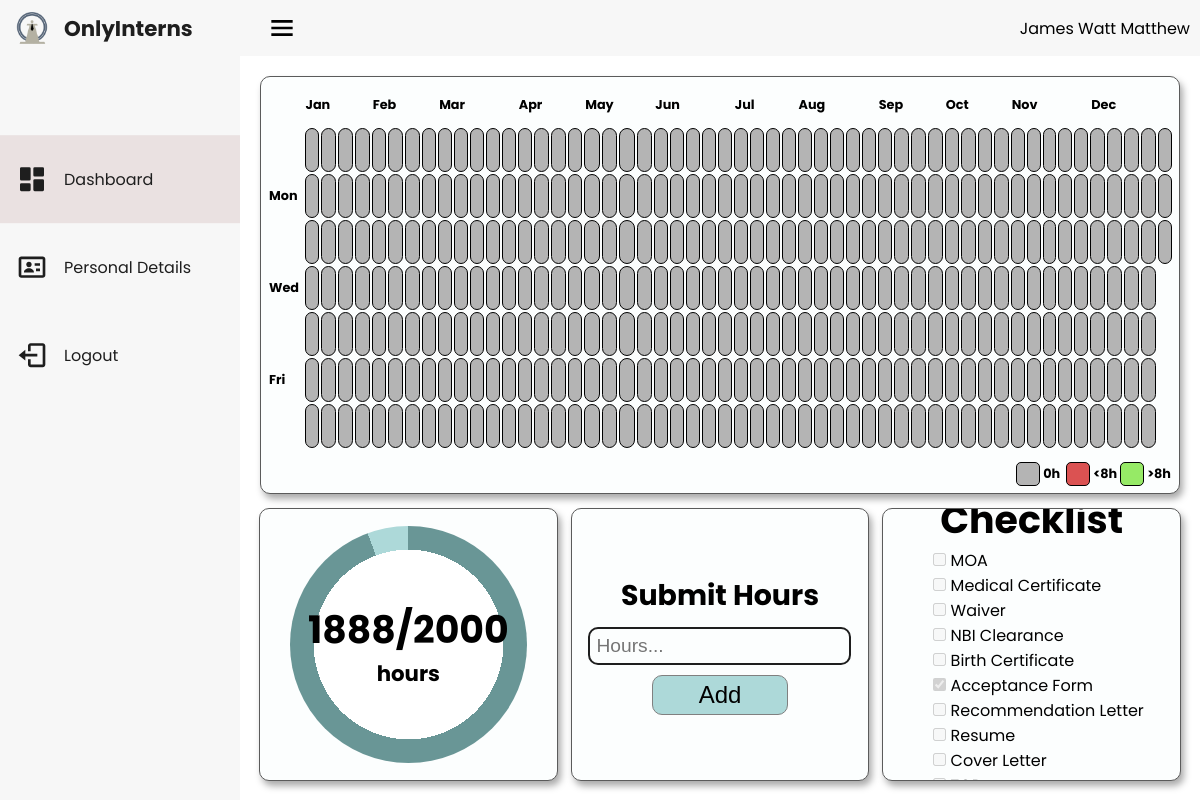
Page /user/php/home.php (signed in) on the committed database.
### tables this page shows
CREATE TABLE IF NOT EXISTS `students` (
  `stud_id` int UNSIGNED NOT NULL AUTO_INCREMENT,
  `first_name` varchar(50) NOT NULL,
  `middle_name` varchar(50) DEFAULT NULL,
  `last_name` varchar(50) NOT NULL,
  `course_year` varchar(20) NOT NULL,
  `classcode` varchar(20) NOT NULL,
  `birthday` date NOT NULL,
  `gender` enum('M','F') NOT NULL,
  `password` varchar(82) NOT NULL,
  `advisor` int UNSIGNED DEFAULT NULL,
  `supervisor` int UNSIGNED DEFAULT NULL,
  `remark` varchar(20) DEFAULT NULL,
  PRIMARY KEY (`stud_id`),
  KEY `advisor` (`advisor`),
  KEY `supervisor` (`supervisor`)
);

CREATE TABLE IF NOT EXISTS `student_checklists` (
  `stud_id` int UNSIGNED NOT NULL,
  `moa` date DEFAULT NULL,
  `medical` date DEFAULT NULL,
  `waiver` date DEFAULT NULL,
  `nbi_clearance` date DEFAULT NULL,
  `birth_certificate` date DEFAULT NULL,
  `acceptance_form` date DEFAULT NULL,
  `recommendation_letter` date DEFAULT NULL,
  `resume` date DEFAULT NULL,
  `cover_letter` date DEFAULT NULL,
  `tor` date DEFAULT NULL,
  PRIMARY KEY (`stud_id`)
);

### user/inc/functions_inc.php (called while the page is built, shortened)
<?php
function idExist($conn, $id) {
    $sql = "SELECT * FROM students WHERE stud_id = ?;";
    $stmt = mysqli_stmt_init($conn);
    if (!mysqli_stmt_prepare($stmt, $sql)) {
        header("location: ../php/login.php?err=stmtFailed");
        exit();
    }
    mysqli_stmt_bind_param($stmt,"i", $id);
    mysqli_stmt_execute($stmt);
    $result = mysqli_stmt_get_result($stmt);
    if ($row = mysqli_fetch_assoc($result)) {
        return $row;
    } else {
        mysqli_stmt_close($stmt);
        return false;
    }
}
function getChecklist($conn, $id) {
    $sql = "SELECT * FROM `student_checklists` WHERE stud_id = ?";
    $stmt = mysqli_stmt_init($conn);
    if (!mysqli_stmt_prepare($stmt, $sql)) {
        header("location: ../php/login.php?err=stmtFailed");
        exit();
    }
    mysqli_stmt_bind_param($stmt, "i", $id);
    mysqli_stmt_execute($stmt);
    $result = mysqli_stmt_get_result($stmt);
    return mysqli_fetch_assoc($result);
}

### user/php/home.php (the view, shortened to what this page needs)
<?php
$userId = $_SESSION["userID"];
require_once(__DIR__ . "/../inc/database_inc.php");
require_once(__DIR__ . "/../inc/functions_inc.php");
require_once(__DIR__ . "/../inc/dashboard_calendar.php");
require_once(__DIR__ . "/../inc/dashboard_progress.php");
require_once(__DIR__ . "/../inc/dashboard_checklist.php");
$userData = idExist($conn, $userId);
?>
<!DOCTYPE html>
<html lang="en">
<head>
    <link rel="stylesheet" href="../css/home.css?<?php echo date('l jS \of F Y h:i:s A'); ?>">
    <link href='https://unpkg.com/boxicons@2.1.4/css/boxicons.min.css' rel='stylesheet'>
</head>
<body class="">
    <div class="sidebar">
        <div class="logo-container-wrapper">
            <a href="../index.php" class="logo-container">
                <img src="../assets/logo/onlyinterns-logo.png" alt="logo">
                <h5>OnlyInterns</h5>
            </a>
        </div>
        <ul>
            <li class="activated">
                <a class="side-menus" href="#">
                    Dashboard
                </a>
            </li>
            <li>
                <a class="side-menus" href="../php/user_details.php">
                    Personal Details
                </a>
            </li>
            <li>
                <a class="side-menus" href="../inc/logout_inc.php">
                    <svg class="bx bx-dashboard" xmlns="http://www.w3.org/2000/svg" viewBox="0 0 24 24">
                        <path d="M16 13v-2H7V8l-5 4 5 4v-3z"></path>
                        <path
                            d="M20 3h-9c-1.103 0-2 .897-2 2v4h2V5h9v14h-9v-4H9v4c0 1.103.897 2 2 2h9c1.103 0 2-.897 2-2V5c0-1.103-.897-2-2-2z">
                        </path>
                    </svg>
                    Logout
                </a>
            </li>
        </ul>
    </div>
    <nav>
        <svg id="menu-icon" xmlns="http://www.w3.org/2000/svg" width="32px" height="32px" viewBox="0 0 24 24">
            <path id="menu-path" d="M4 6h16v2H4zm0 5h16v2H4zm0 5h16v2H4z"></path>
        </svg>
        <span><?php echo $userData["first_name"] . ' ' . $userData["middle_name"] . ' ' . $userData["last_name"]; ?></span>
    </nav>
    <main>
        <div id="calendar">
            <table>
                <tbody>
                    <tr>
                        <th class="label missing" id="label-size"></th>
                        <th id="label-size">0h</th>
                        <th class="label incomplete" id="label-size"></th>
                        <th id="label-size">&lt;8h</th>
                        <th class="label complete" id="label-size"></th>
                        <th id="label-size">&gt;8h</th>
                    </tr>
                </tbody>
            </table>
        </div>
        <div id="hour-progress-widget">
        </div>
        <div id="add-hour-widget">
            <form id="add-hour-form" action="../inc/submit_hours_inc.php" method="post">
                <h4>Submit Hours</h4>
                <input type="number" name="hours" placeholder="Hours..." required>
                <input id="popup-button" type="submit" name="add-hour" value="Add">
            </form>
        </div>
        <div id="checklist-widget">
            <div id="checklist-container">
                <div id="checklist-header">
                    <h3>Checklist</h3>
                </div>
                <div id="checklist-data">
                    <?php
                    generateChecklist();
                    ?>
                </div>
            </div>
        </div>
    </main>
</body>
</html>

### user/inc/dashboard_checklist.php
<?php
function generateChecklist() {
    require("database_inc.php");
    require_once("functions_inc.php");
    $checklist = getChecklist($conn, $_SESSION["userID"]);
    $checkboxMapping = [
        'MOA' => 'moa',
        'Medical Certificate' => 'medical',
        'Waiver' => 'waiver',
        'NBI Clearance' => 'nbi_clearance',
        'Birth Certificate' => 'birth_certificate',
        'Acceptance Form' => 'acceptance_form',
        'Recommendation Letter' => 'recommendation_letter',
        'Resume' => 'resume',
        'Cover Letter' => 'cover_letter',
        'TOR' => 'tor',
    ];
    foreach ($checkboxMapping as $checkboxName => $columnName) {
        echo '<div>';
        echo '<input type="checkbox" name="' . $checkboxName . '" disabled';
        if ($checklist[$columnName] !== null) {
            echo ' checked';
        }
        echo '>';
        echo '<label for="' . $checkboxName . '"> ' . ucfirst($checkboxName) . '</label>';
        echo '</div>';
    }
}
?>

### user/css/home.css (style rules this page uses)
body { font-family: 'Poppins'; font-weight: 400; }
h1, h2, h3, h4, h5 { font-family: 'Poppins'; font-weight: 700; }
html { font-size: 100%; }
h3 { font-size: 2.369rem; }
h4 { font-size: 1.777rem; }
h5 { font-size: 1.333rem; }
p, span { font-size: 1.000rem; }
:root { --text: #1e1e1e; --background: #ffffff; --background-alt: #f7f7f7; --primary: #415d5d; --secondary: #eae1e1; --accent: #699696; --accent-low: #add9d9; --shadow: #aaaaaa; --widget-bg: rgb(252 254 254); --transition1: ease-in; --transition2: cubic-bezier(0.77, 0, 0.175, 1); }
* { margin: 0; }
body { display: grid; grid-template-rows: 56px calc(100vh - 56px); grid-template-columns: 240px 1fr; transition: all 300ms var(--transition2); }
nav { display: flex; align-items: center; justify-content: space-between; background-color: var(--background-alt); padding: 10px; }
nav svg { margin-right: 10px; }
.logo-container-wrapper { height: 56px; display: flex; align-items: center; justify-content: space-between; }
.logo-container { display: flex; align-items: center; text-decoration: none; margin: 0 16px; }
.logo-container > img { height: 32px; width: 32px; }
.logo-container > h5 { color: var(--text); white-space: nowrap; padding: 0 0 0 16px; }
.sidebar { grid-area: 1 / 1 / 3 / 2; height: 100vh; background-color: var(--background-alt); }
ul { list-style-type: none; transform: translateY(30%); padding: 0; }
li { height: 88px; display: flex; align-items: center; overflow-x: hidden; white-space: nowrap; }
li > a { display: flex; align-items: center; text-decoration: none; color: var(--text); transition: all 150ms var(--transition1); }
.bx { height: 32px; width: 32px; fill: var(--text); padding: 0 16px; transition: all 150ms var(--transition1); }
#menu-icon { padding: 0 16px; }
.activated { background-color: var(--secondary); }
main { display: grid; grid-template-columns: 1fr 1fr 1fr; grid-template-rows: 1fr 1fr; padding: 20px; gap: 15px; justify-items: center; align-items: center; overflow: hidden; overflow-y: scroll; }
#calendar { grid-row: span 1; grid-column: span 3; display: flex; flex-direction: column; align-items: end; justify-content: center; background-color: var(--widget-bg); border: 1px solid rgb(91, 91, 91); border-radius: 10px; box-shadow: 3px 5px 7px 0px var(--shadow); }
table { padding: 5px; }
th { height:40px; width:40px; font-size: .8em; text-align: left; }
#label-size { height:20px; width:20px; border-radius: 5px; }
.label { border: 1px solid black; border-radius: 10px; }
.complete { background-color: rgb(150, 234, 102); }
.incomplete { background-color: rgb(219, 82, 82); }
#hour-progress-widget { display: grid; grid-row: 2/3; grid-column: 1/2; grid-template-columns: repeat(4, 1fr); grid-template-rows: repeat(4, 1fr); justify-items: center; align-items: center; height: 100%; width: 100%; background-color: var(--widget-bg); border: 1px solid rgb(91, 91, 91); border-radius: 10px; box-shadow: 3px 5px 7px 0px var(--shadow); }
#add-hour-widget { grid-row: 2/3; grid-column: 2/3; height: 100%; width: 100%; display: flex; justify-content: center; align-items: center; background-color: var(--widget-bg); border: 1px solid rgb(91, 91, 91); border-radius: 10px; box-shadow: 3px 5px 7px 0px var(--shadow); }
#add-hour-form { display: flex; flex-direction: column; justify-content: center; align-items: center; gap: 5px; text-align: center; }
#add-hour-form > input[type="number"] { background-color: rgba(31, 31, 31, 0); border: 2px solid var(--text); border-radius: 10px; font-size: 1.2em; padding: 6px; margin: 5px; }
#popup-button { background-color: var(--accent-low); color: black; border: gray solid 1px; border-radius: 10px; font-size: 1.5em; padding: 5px; width: 50%; }
#checklist-widget { grid-row: 2/3; grid-column: 3/4; height: 100%; width: 100%; display: flex; justify-content: center; align-items: center; flex-direction: column; overflow-x: hidden; background-color: var(--widget-bg); border: 1px solid rgb(91, 91, 91); border-radius: 10px; box-shadow: 3px 5px 7px 0px var(--shadow); }
#checklist-container { height: 100%; width: 100%; display: flex; justify-content: center; align-items: start; flex-direction: column; overflow-y: auto; text-align: center; }
#checklist-header { width: 100%; display: flex; justify-content: center; }
#checklist-data { display: flex; flex-direction: column; justify-content: center; align-items: start; padding-left: 50px }

### rows in the picture
students: first_name "James", middle_name "Watt", last_name "Matthew"
student_checklists: acceptance_form "☑"

### other values in the picture
date('M', mktime(0, 0, 0, $curr_month, 1)) "Jan"
date('M', mktime(0, 0, 0, $curr_month, 1)) "Feb"
date('M', mktime(0, 0, 0, $curr_month, 1)) "Mar"
date('M', mktime(0, 0, 0, $curr_month, 1)) "Apr"
date('M', mktime(0, 0, 0, $curr_month, 1)) "May"
date('M', mktime(0, 0, 0, $curr_month, 1)) "Jun"
date('M', mktime(0, 0, 0, $curr_month, 1)) "Jul"
date('M', mktime(0, 0, 0, $curr_month, 1)) "Aug"
date('M', mktime(0, 0, 0, $curr_month, 1)) "Sep"
date('M', mktime(0, 0, 0, $curr_month, 1)) "Oct"
date('M', mktime(0, 0, 0, $curr_month, 1)) "Nov"
date('M', mktime(0, 0, 0, $curr_month, 1)) "Dec"
$value "Mon"
$value "Wed"
$value "Fri"
